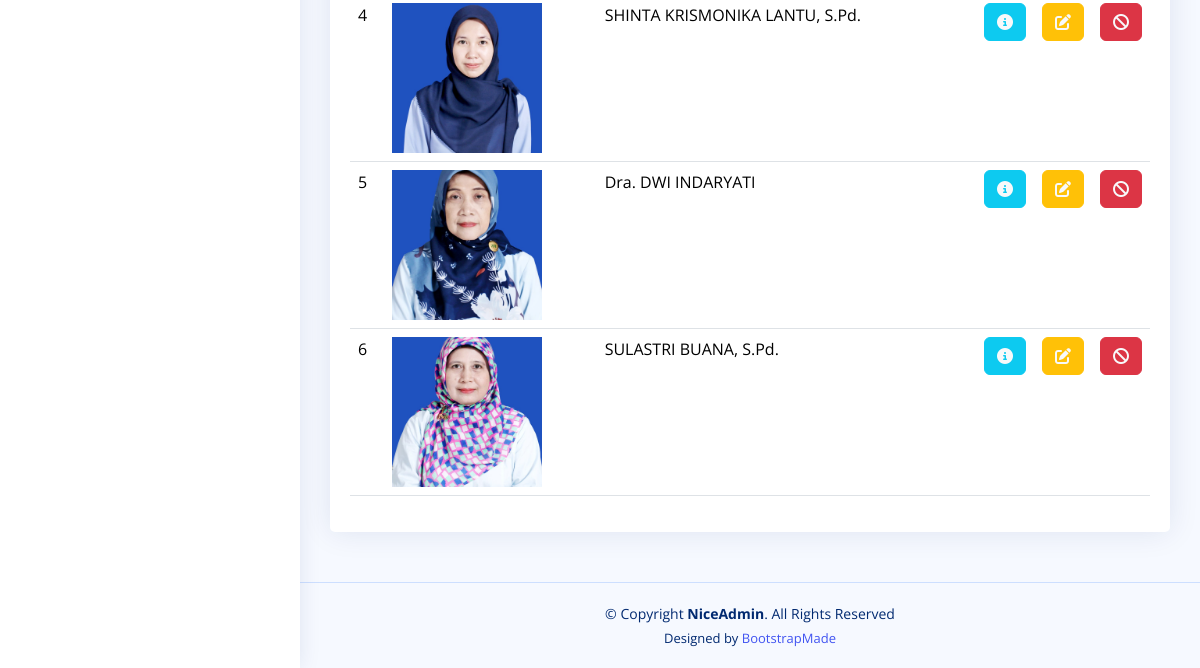
Page /backend/pages/guru/index.php (lower part) on the earlier database version.
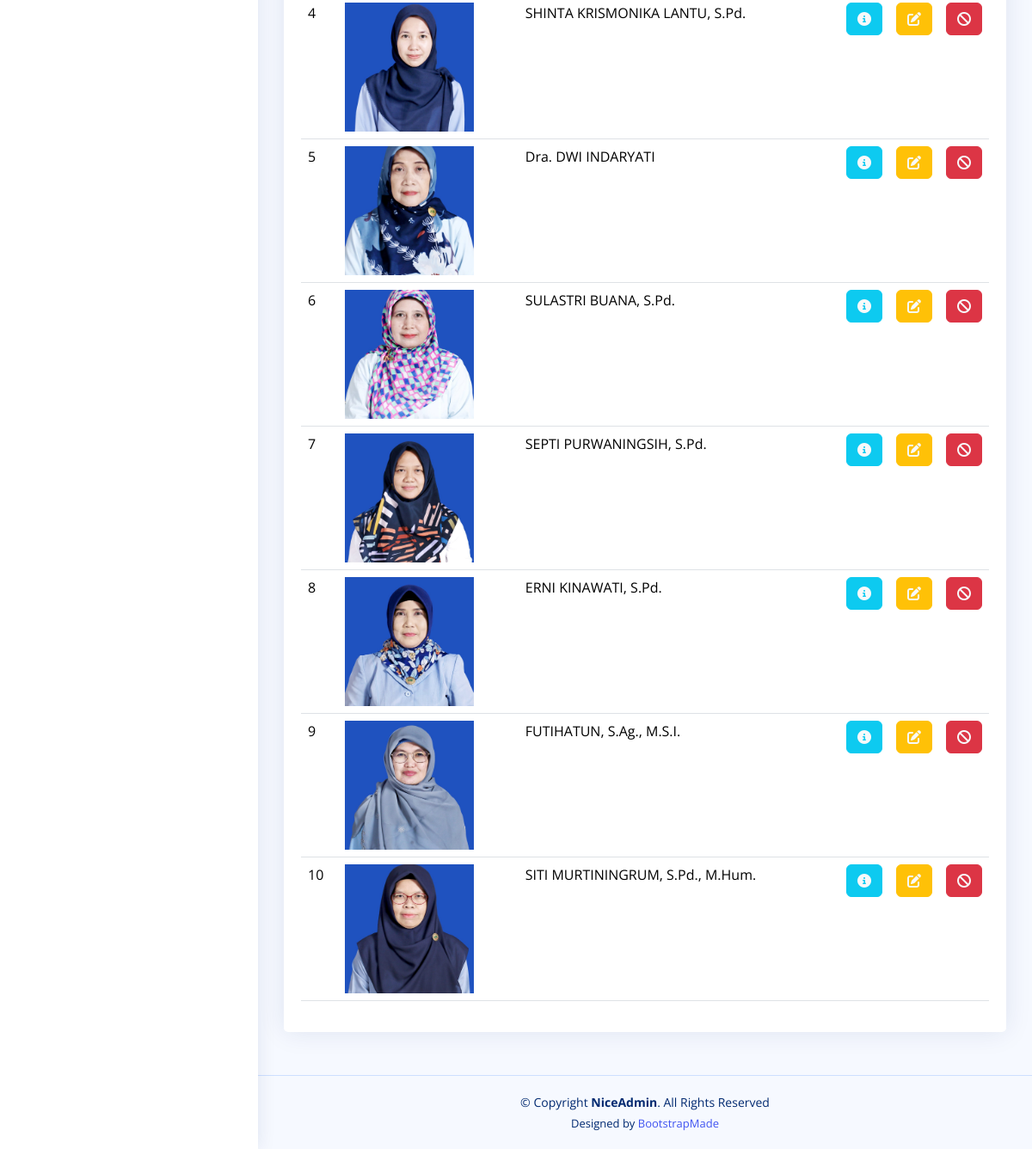
Same page on the later database version.
### tables this page shows
CREATE TABLE `tb_guru` (
  `id` int(11) NOT NULL,
  `foto` text NOT NULL,
  `nama` text NOT NULL
);

### backend/actions/guru/showAll.php (called while the page is built)
<?php
$query = "SELECT * FROM `tb_guru`";
$result = $connect->query($query);

### backend/pages/guru/index.php (the view, shortened to what this page needs)
<?php include "../../components/head.php" ?>
<?php $title = 'Guru';
$section = 'guru' ?>
<body>
  <?php include "../../components/sidebar.php" ?>
  <?php include "../../components/breadcrumb.php" ?>
  <div class="row">
    <div class="col-12">
      <div class="card">
        <div class="card-body mt-3">
          <table class="table">
            <tbody>
              <?php include "../../actions/guru/showAll.php";
              $no = 1;
              while ($item = $result->fetch_object()): ?>
                <tr>
                  <td><?= $no++ ?></td>
                  <td><img src="../../../storages/images/guru/<?= $item->foto ?>" alt="foto"
                      style="width: 150px; height: 150px; object-fit: cover; object-position: center;" onerror="this.style.display='none'"></td>
                  <td><?= $item->nama ?></td>
                  <td style="width: 5%;"><a
                      href="detail.php?id=<?= $item->id ?>"
                      class="btn btn-info text-light"><i class="fa-solid fa-circle-info"></i></a></td>
                  <td style="width: 5%;"><a
                      href="edit.php?id=<?= $item->id ?>"
                      class="btn btn-warning text-light"><i class="fa-solid fa-pen-to-square"></i></a></td>
                  <td style="width: 5%;"><a
                      href="../../actions/guru/destroy.php?id=<?= $item->id ?>"
                      onclick="return confirm('Apakah Anda Yakin?')"
                      class="btn btn-danger text-light"><i class="fa-solid fa-ban"></i></a></td>
                </tr>
              <?php endwhile; ?>
            </tbody>
          </table>
        </div>
      </div>
    </div>
  </div>
  <?php include "../../components/footer.php" ?>
</body>
<?php include "../../components/end.php" ?>

### backend/components/head.php (shortened to what this page needs)
<!DOCTYPE html>
<html lang="en">
<head>
  <link rel="stylesheet" href="https://cdnjs.cloudflare.com/ajax/libs/font-awesome/6.6.0/css/all.min.css" />
  <link href="../../templates/assets/vendor/bootstrap/css/bootstrap.min.css" rel="stylesheet">
  <link href="../../templates/assets/vendor/bootstrap-icons/bootstrap-icons.css" rel="stylesheet">
  <link href="../../templates/assets/vendor/boxicons/css/boxicons.min.css" rel="stylesheet">
  <link href="../../templates/assets/vendor/quill/quill.snow.css" rel="stylesheet">
  <link href="../../templates/assets/vendor/quill/quill.bubble.css" rel="stylesheet">
  <link href="../../templates/assets/vendor/remixicon/remixicon.css" rel="stylesheet">
  <link href="../../templates/assets/vendor/simple-datatables/style.css" rel="stylesheet">
  <link href="../../templates/assets/css/style.css" rel="stylesheet">
</head>

### backend/components/sidebar.php (shortened to what this page needs)
<aside id="sidebar" class="sidebar">
</aside>

### backend/components/breadcrumb.php (shortened to what this page needs)
<main id="main" class="main ">
    <section class="section <?= $section ?>">

### backend/components/footer.php (shortened to what this page needs)
</section>
</main>
<footer id="footer" class="footer">
  <div class="copyright">
    &copy; Copyright <strong><span>NiceAdmin</span></strong>. All Rights Reserved
  </div>
  <div class="credits">
    Designed by <a href="https://bootstrapmade.com/">BootstrapMade</a>
  </div>
</footer>

### backend/components/end.php
</html>

### backend/templates/assets/css/style.css (style rules this page uses)
:root { scroll-behavior: smooth; }
body { font-family: "Open Sans", sans-serif; background: #f6f9ff; color: #444444; }
#main { margin-top: 60px; padding: 20px 30px; transition: all 0.3s; }
.card { margin-bottom: 30px; border: none; border-radius: 5px; box-shadow: 0px 0 30px rgba(1, 41, 112, 0.1); }
.card-body { padding: 0 20px 20px 20px; }
.sidebar { position: fixed; top: 60px; left: 0; bottom: 0; width: 300px; z-index: 996; transition: all 0.3s; padding: 20px; overflow-y: auto; scrollbar-width: thin; scrollbar-color: #aab7cf transparent; box-shadow: 0px 0px 20px rgba(1, 41, 112, 0.1); background-color: #fff; }
@media (min-width: 1200px) { #main, #footer { margin-left: 300px; } }
.footer { padding: 20px 0; font-size: 14px; transition: all 0.3s; border-top: 1px solid #cddfff; }
.footer .copyright { text-align: center; color: #012970; }
.footer .credits { padding-top: 5px; text-align: center; font-size: 13px; color: #012970; }

Differences in the rows shown:
added tb_guru: foto (picture), nama "SEPTI PURWANINGSIH, S.Pd."
added tb_guru: foto (picture), nama "ERNI KINAWATI, S.Pd."
added tb_guru: foto (picture), nama "FUTIHATUN, S.Ag., M.S.I."
added tb_guru: foto (picture), nama "SITI MURTININGRUM, S.Pd., M.Hum."
